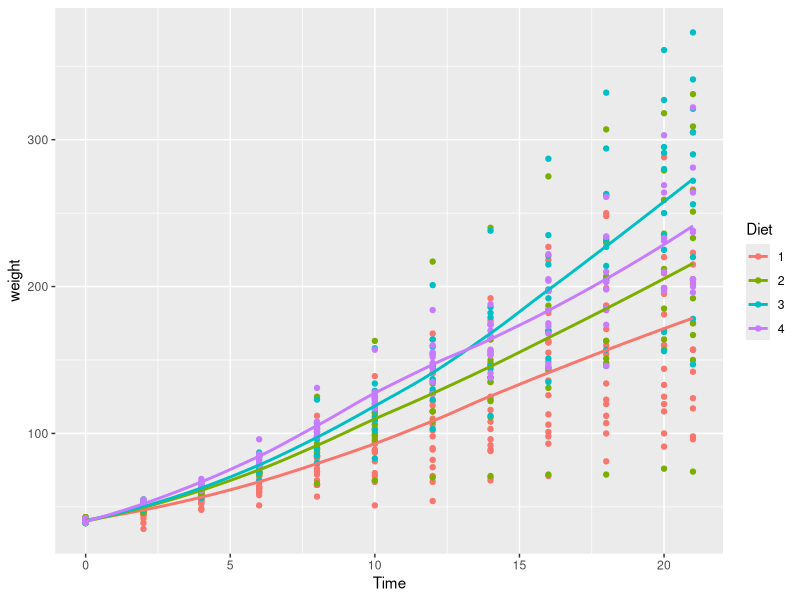
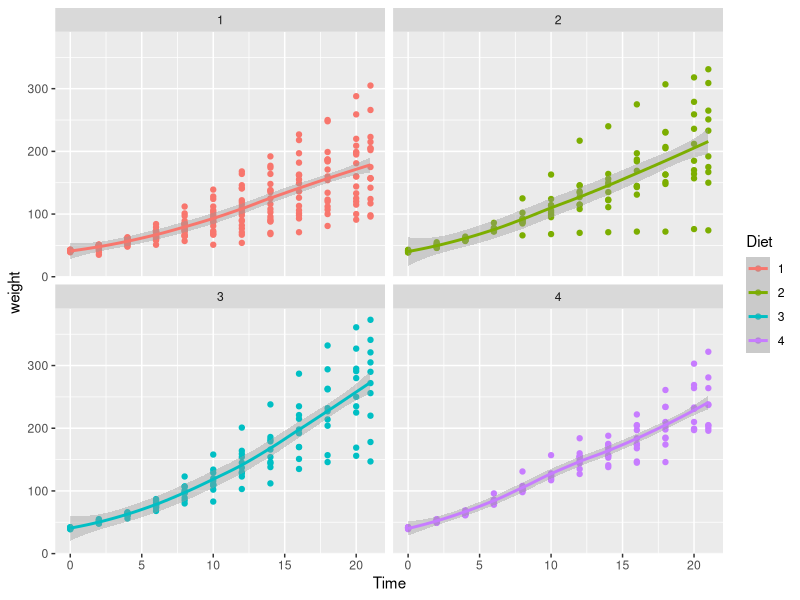
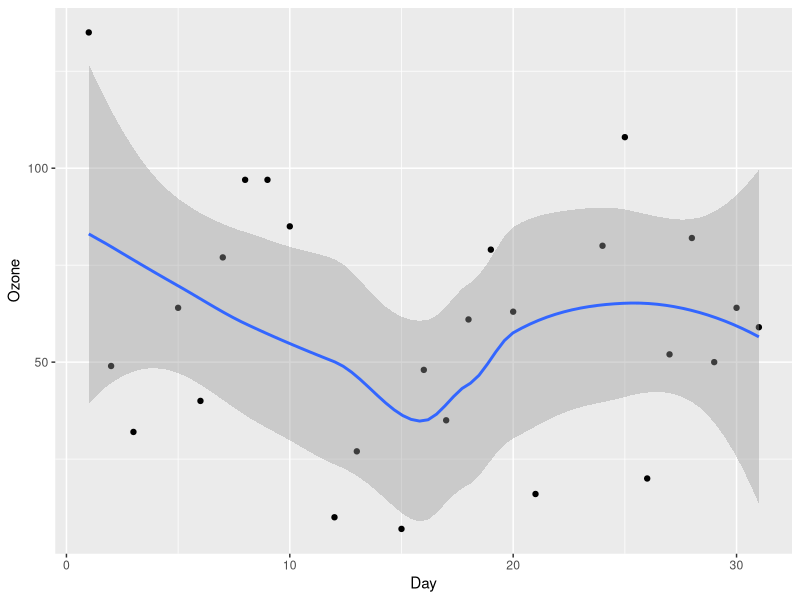
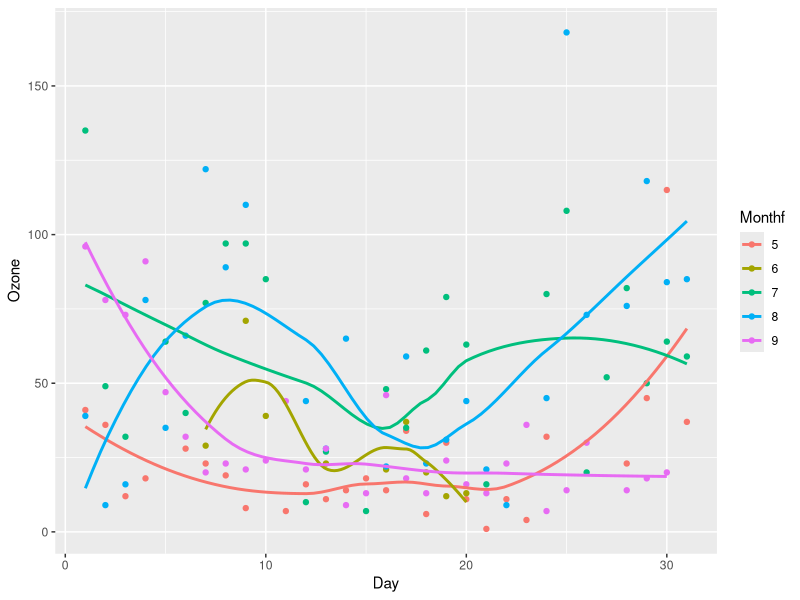
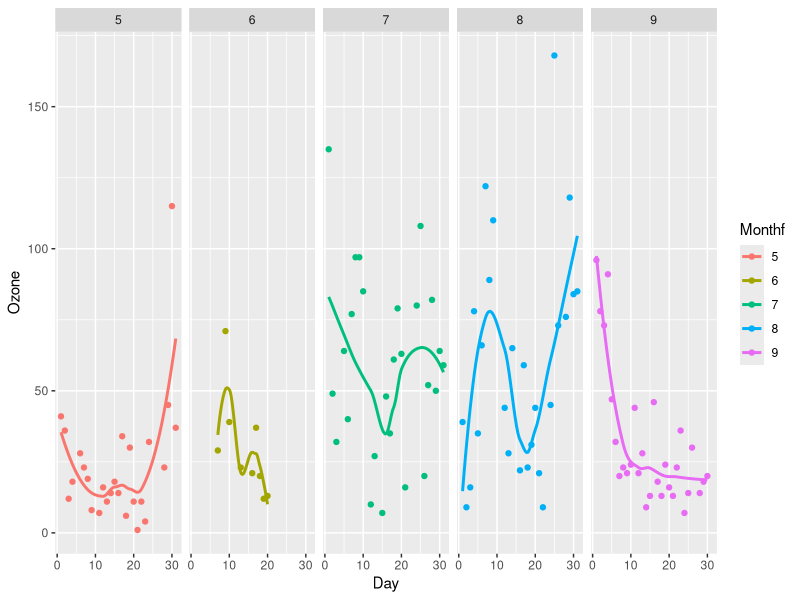
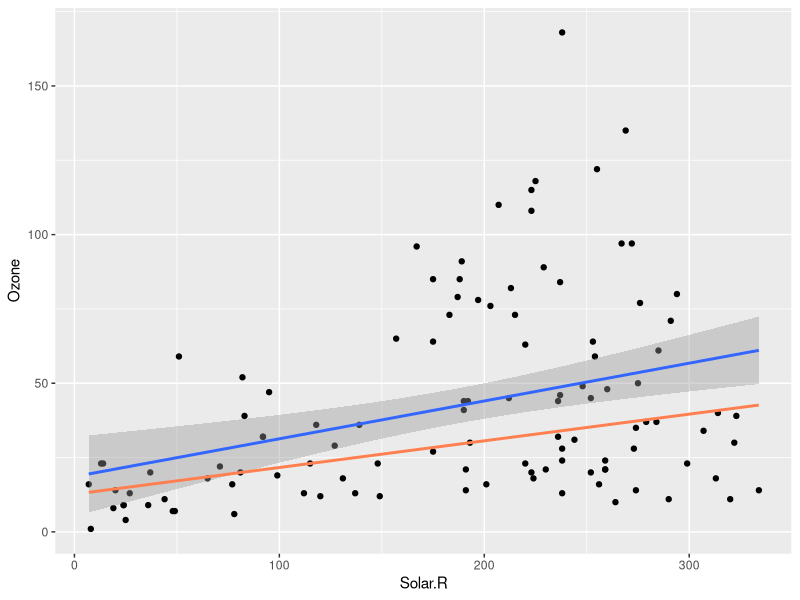
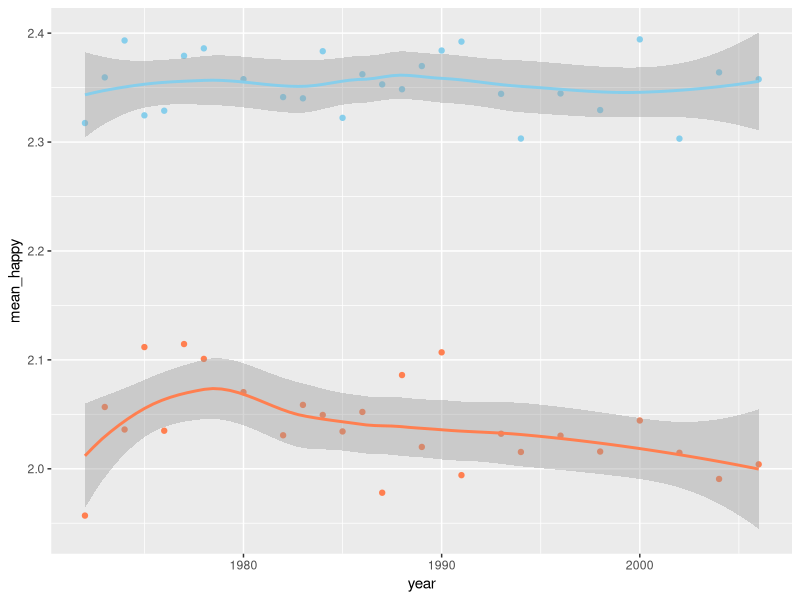

These figures' R source, in order:
## ---- chunk 1
knitr::opts_chunk$set(echo = TRUE)
## ---- chunk 2
library(ggplot2)
library(dplyr)
data("ChickWeight")
summary(ChickWeight)
## ---- chunk 3
unique(ChickWeight$Chick)
## ---- chunk 4
ggplot(data=ChickWeight)+
  geom_point(mapping=aes(x=Time, y=weight, color=Diet))+
  geom_smooth(mapping=aes(x=Time, y=weight, color=Diet),se=F)
## ---- chunk 5
ggplot(data=ChickWeight)+
  geom_point(mapping=aes(x=Time, y=weight, color=Diet))+
  geom_smooth(mapping=aes(x=Time, y=weight, color=Diet))+
  facet_wrap(~ Diet)
## ---- chunk 6
data("airquality")
head(airquality)
unique(airquality$Month)
## ---- chunk 7
colSums(is.na(airquality))
## ---- chunk 8
july<- filter(airquality, Month==7)
ggplot(data=july, mapping=aes(x=Day, y=Ozone))+
  geom_point()+
  geom_smooth()
## ---- chunk 9
airquality$Monthf<-as.factor(airquality$Month)
ggplot(data=airquality)+
  geom_point(mapping=aes(x=Day, y=Ozone, color=Monthf))+
  geom_smooth(mapping=aes(x=Day, y=Ozone, color=Monthf), se=F)
## ---- chunk 10
ggplot(data=airquality)+
  geom_point(mapping=aes(x=Day, y=Ozone, color=Monthf))+
  geom_smooth(mapping=aes(x=Day, y=Ozone, color=Monthf), se=F)+
  facet_wrap(~ Monthf, nrow=1)
## ---- chunk 11
ggplot(data=airquality)+
  geom_point(mapping=aes(Solar.R,Ozone))+
  stat_smooth(method=lm, aes(Solar.R,Ozone))+
  stat_quantile(quantiles=c(0.5), aes(Solar.R,Ozone), color='coral', size=1)
## ---- chunk 12
cor.test(airquality$Ozone, airquality$Solar.R)
## ---- chunk 13
library(GGally)
head(happy)
unique(happy$year)
## ---- chunk 14
happy$happy<-as.character(happy$happy)
happy[happy=='not too happy']<-'1'
happy[happy=='pretty happy']<-'2'
happy[happy=='very happy']<-'3'

## ---- chunk 15
happy$happy<-as.integer(happy$happy)

hfin<-happy %>%
  filter(finrela=='far above'|finrela =='above average') %>%
  group_by(year) %>%
  summarize(
    mean_happy=mean(happy, na.rm=TRUE),
    count = n()) 

lfin<-happy %>%
  filter(finrela=='far below'|finrela =='below average') %>%
  group_by(year) %>%
  summarize(
    mean_happy=mean(happy, na.rm=TRUE),
    count = n()) 
## ---- chunk 16
ggplot()+
  geom_point(data=hfin, aes(x=year, y=mean_happy), color='skyblue')+
  geom_point(data=lfin, aes(x=year, y=mean_happy), color='coral')+
  geom_smooth(data=hfin, aes(x=year, y=mean_happy), color='skyblue')+
  geom_smooth(data=lfin, aes(x=year, y=mean_happy), color='coral')
